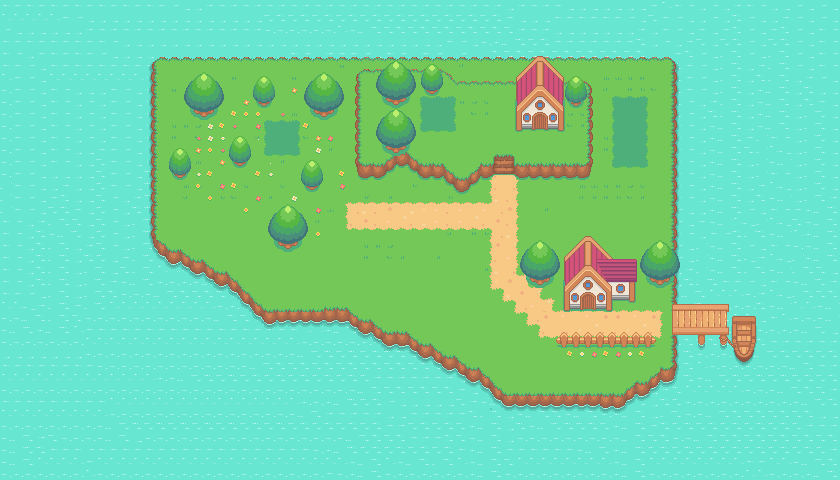

Rendered tile map (Tiled .tmx) drawn with the repository's tilesets; below, a short description and the map source with its tile grids summarised:
An orthogonal 70x40 tile map with 12x12 px tiles, 12 tile layers (Water Layer, Lake Water layer, Island Layer, Path Layer, ...), 3 hidden layers not drawn, 2 tilesets.

<map version="1.10" tiledversion="1.10.2" orientation="orthogonal" renderorder="right-down" width="70" height="40" tilewidth="12" tileheight="12" infinite="0" nextlayerid="16" nextobjectid="1">
 <tileset firstgid="1" source="Pokemon Pixel Art Tileset.tsx" />
 <tileset firstgid="1025" source="Collision Tileset.tsx" />
 <layer id="1" name="Water Layer" width="70" height="40">
  <data>[2800 cells, 2800 non-empty, 9 distinct tile ids]</data>
 </layer>
 <layer id="12" name="Lake Water layer" width="70" height="40">
  <data>[2800 cells, 30 non-empty, 30 distinct tile ids]</data>
 </layer>
 <layer id="2" name="Island Layer" width="70" height="40">
  <data>[2800 cells, 1519 non-empty, 62 distinct tile ids]</data>
 </layer>
 <layer id="8" name="Path Layer" width="70" height="40">
  <data>[2800 cells, 140 non-empty, 15 distinct tile ids]</data>
 </layer>
 <layer id="10" name="Dock Layer" width="70" height="40">
  <data>[2800 cells, 54 non-empty, 54 distinct tile ids]</data>
 </layer>
 <layer id="11" name="Fence Layer" width="70" height="40">
  <data>[2800 cells, 18 non-empty, 6 distinct tile ids]</data>
 </layer>
 <layer id="3" name="Plataeu Layer" width="70" height="40">
  <data>[2800 cells, 201 non-empty, 97 distinct tile ids]</data>
 </layer>
 <layer id="9" name="Battle Patch" width="70" height="40">
  <data>[2800 cells, 36 non-empty, 9 distinct tile ids]</data>
 </layer>
 <layer id="4" name="House Layer" width="70" height="40">
  <data>[2800 cells, 112 non-empty, 112 distinct tile ids]</data>
 </layer>
 <layer id="5" name="Tree Layers" width="70" height="40">
  <data>[2800 cells, 165 non-empty, 30 distinct tile ids]</data>
 </layer>
 <layer id="6" name="Grass Layer" width="70" height="40">
  <data>[2800 cells, 108 non-empty, 15 distinct tile ids]</data>
 </layer>
 <layer id="7" name="Flower Layer" width="70" height="40">
  <data>[2800 cells, 38 non-empty, 8 distinct tile ids]</data>
 </layer>
 <layer id="13" name="Collision Layer" width="70" height="40" visible="0" opacity="0.33">
  <data>[2800 cells, 246 non-empty, 1 distinct tile ids]</data>
 </layer>
 <layer id="15" name="Battle Zones" width="70" height="40" visible="0" opacity="0.27">
  <data>[2800 cells, 36 non-empty, 1 distinct tile ids]</data>
 </layer>
 <layer id="14" name="Foreground Objects" width="70" height="40" visible="0">
  <data>[2800 cells, 103 non-empty, 35 distinct tile ids]</data>
 </layer>
</map>
